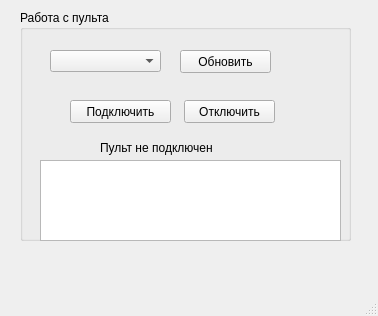
<?xml version="1.0" encoding="UTF-8"?>
<ui version="4.0">
 <class>MainWindow</class>
 <widget class="QMainWindow" name="MainWindow">
  <property name="geometry">
   <rect>
    <x>0</x>
    <y>0</y>
    <width>378</width>
    <height>316</height>
   </rect>
  </property>
  <property name="windowTitle">
   <string>MainWindow</string>
  </property>
  <widget class="QWidget" name="centralwidget">
   <widget class="QGroupBox" name="groupBox_5">
    <property name="geometry">
     <rect>
      <x>20</x>
      <y>10</y>
      <width>331</width>
      <height>231</height>
     </rect>
    </property>
    <property name="title">
     <string>Работа с пульта</string>
    </property>
    <widget class="QComboBox" name="comsComboBox">
     <property name="geometry">
      <rect>
       <x>30</x>
       <y>40</y>
       <width>111</width>
       <height>22</height>
      </rect>
     </property>
    </widget>
    <widget class="QPushButton" name="refreshComsButton">
     <property name="geometry">
      <rect>
       <x>160</x>
       <y>40</y>
       <width>91</width>
       <height>23</height>
      </rect>
     </property>
     <property name="text">
      <string>Обновить</string>
     </property>
    </widget>
    <widget class="QPushButton" name="connectPultButton">
     <property name="geometry">
      <rect>
       <x>50</x>
       <y>90</y>
       <width>101</width>
       <height>23</height>
      </rect>
     </property>
     <property name="text">
      <string>Подключить</string>
     </property>
    </widget>
    <widget class="QPushButton" name="disconnectPultButton">
     <property name="geometry">
      <rect>
       <x>164</x>
       <y>90</y>
       <width>91</width>
       <height>23</height>
      </rect>
     </property>
     <property name="text">
      <string>Отключить</string>
     </property>
    </widget>
    <widget class="QLabel" name="pultStatusLabel">
     <property name="geometry">
      <rect>
       <x>80</x>
       <y>130</y>
       <width>161</width>
       <height>16</height>
      </rect>
     </property>
     <property name="text">
      <string>Пульт не подключен</string>
     </property>
    </widget>
    <widget class="QTextEdit" name="pultDataEdit">
     <property name="geometry">
      <rect>
       <x>20</x>
       <y>150</y>
       <width>301</width>
       <height>81</height>
      </rect>
     </property>
    </widget>
   </widget>
  </widget>
  <widget class="QMenuBar" name="menubar">
   <property name="geometry">
    <rect>
     <x>0</x>
     <y>0</y>
     <width>378</width>
     <height>25</height>
    </rect>
   </property>
  </widget>
  <widget class="QStatusBar" name="statusbar"/>
 </widget>
 <resources/>
 <connections/>
</ui>
